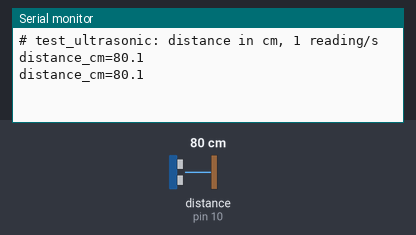
This sketch was run on a simulated Arduino Uno, built with avr-gcc and run on an emulated ATmega328P. On the bench: the last lines printed to the serial monitor. Wiring (inferred from the names in the program): ultrasonic range finder: trigger pin 9; echo pin 10. The test bench sets the inputs (shaded band); at power-on: distance to the obstacle (sensor on pin 10) 80 cm. The echo pulse lasts 58.3 µs per cm.

Above: at 1.8 s.
1.9 s: distance to the obstacle (sensor on pin 10) set to 2 cm
At 2.8 s:
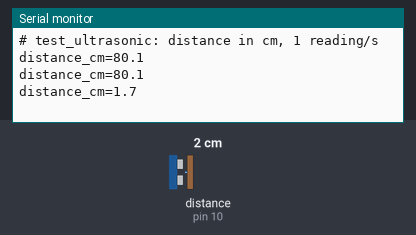
3.4 s: distance to the obstacle (sensor on pin 10) set to 4 cm
At 4.6 s:
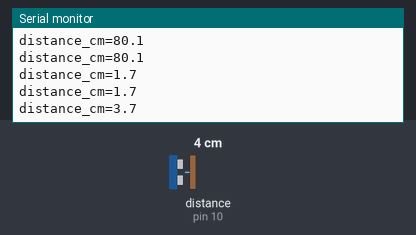
Timing chart, 0 to 6.4 s (numbered marks = the images above; inputs shaded):
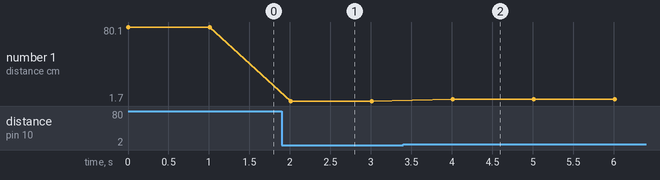

Measured:
- after the input at 1.9 s, the serial monitor: prints a new line after 0.11 s (image 1)
- after the input at 3.4 s, the serial monitor: prints a new line after 0.61 s (image 2)
- plotted number 1: 80.1 → 1.7 after the input at 1.9 s, 1.7 → 3.7 after the input at 3.4 s

The sketch:

test_ultrasonic.ino
```cpp
// HC-SR04 ultrasonic test: Trig -> D9, Echo -> D10, VCC -> 5V, GND -> GND.
// Prints the distance once per second at 115200 baud. Move a hand towards the sensor and
// back; with nothing in front it shows the room (walls/ceiling) or "no echo".
// Results: firmware/tests/RESULTS.md.

const uint8_t PIN_TRIG = 9;
const uint8_t PIN_ECHO = 10;
const unsigned long TIMEOUT_US = 25000UL;   // > 400 cm round trip (23.3 ms)

void setup() {
  Serial.begin(115200);
  pinMode(PIN_TRIG, OUTPUT);
  digitalWrite(PIN_TRIG, LOW);
  pinMode(PIN_ECHO, INPUT);
  Serial.println(F("# test_ultrasonic: distance in cm, 1 reading/s"));
}

void loop() {
  digitalWrite(PIN_TRIG, LOW);
  delayMicroseconds(2);
  digitalWrite(PIN_TRIG, HIGH);
  delayMicroseconds(10);
  digitalWrite(PIN_TRIG, LOW);
  unsigned long us = pulseIn(PIN_ECHO, HIGH, TIMEOUT_US);
  if (us == 0) {
    Serial.println(F("no echo (nothing in range or timeout)"));
  } else {
    Serial.print(F("distance_cm="));
    Serial.println(us / 58.0, 1);
  }
  delay(1000);
}
```
